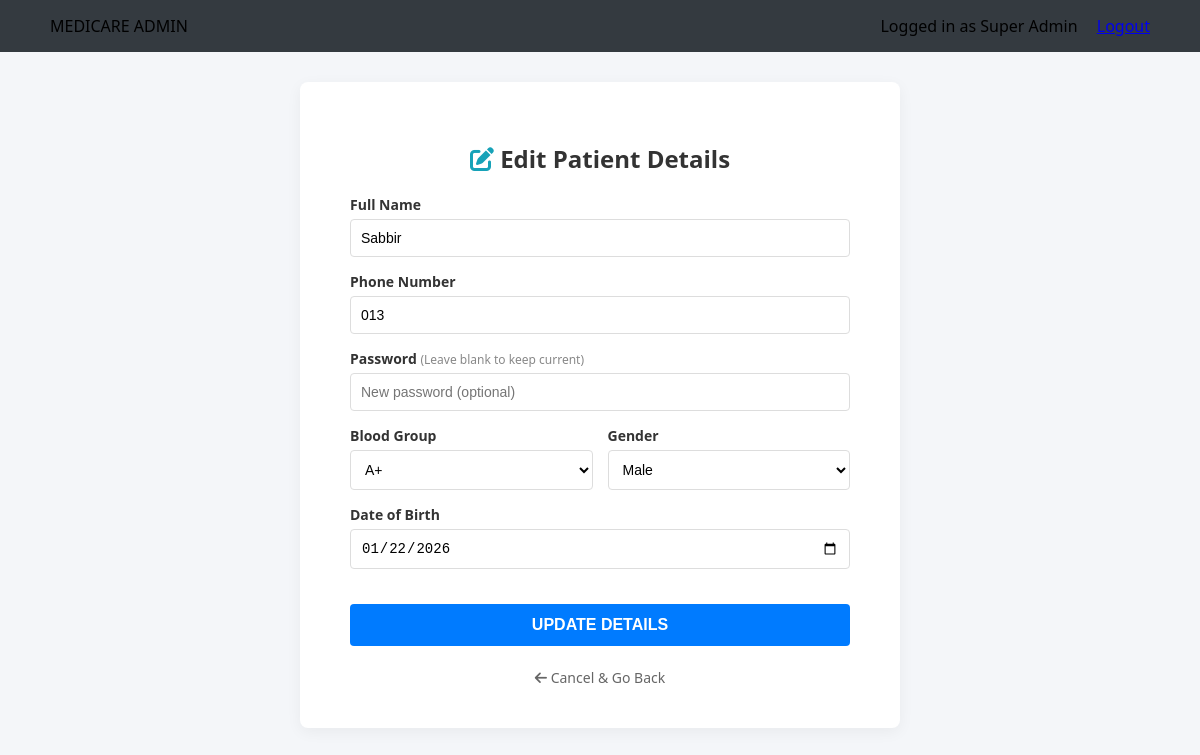
Page /php/admin_patient_form.php?id=4 (signed in) on the committed database.
### tables this page shows
CREATE TABLE `users` (
  `id` int(11) NOT NULL,
  `full_name` varchar(100) DEFAULT NULL,
  `phone` varchar(20) NOT NULL,
  `password` varchar(255) NOT NULL,
  `blood_group` varchar(10) DEFAULT NULL,
  `gender` varchar(10) DEFAULT NULL,
  `dob` date DEFAULT NULL,
  `medical_history` text DEFAULT NULL,
  `role` enum('user','admin') DEFAULT 'user',
  `created_at` timestamp NOT NULL DEFAULT current_timestamp()
);

### php/admin_patient_form.php (the view, shortened to what this page needs)
<?php
include 'db_connect.php';
$name = "";
$phone = "";
$blood = "";
$gender = "";
$dob = "";
$edit_mode = false;
if (isset($_GET['id'])) {
    $edit_mode = true;
    $id = $_GET['id'];
    $res = mysqli_query($conn, "SELECT * FROM users WHERE id=$id");
    if(mysqli_num_rows($res) > 0) {
        $row = mysqli_fetch_assoc($res);
        $name = $row['full_name'];
        $phone = $row['phone'];
        $blood = $row['blood_group'];
        $gender = $row['gender'];
        $dob = $row['dob'];
    }
}
?>
<!DOCTYPE html>
<html>
<head>
     <link rel="stylesheet" href="../css/admin_patient_form.css">
      <link rel="stylesheet" href="../css/global.css">
    <link rel="stylesheet" href="https://cdnjs.cloudflare.com/ajax/libs/font-awesome/6.0.0/css/all.min.css">
</head>
<body style="background-color: #f4f6f9;">
    <div class="navbar navbar-admin">
        <div class="brand">MEDICARE ADMIN</div>
        <div class="user-menu">
            <span class="admin-status-text">Logged in as Super Admin</span>
            <a href="logout.php" class="logout-link">Logout</a>
        </div>
    </div>
    <div class="register-box">
        <h2 style="color: #333; margin-bottom: 20px;">
            <?php if($edit_mode): ?>
                <i class="fa fa-edit" style="color:#17a2b8;"></i> Edit Patient Details
            <?php else: ?>
                <i class="fa fa-user-plus" style="color:#007bff;"></i> Register New Patient
            <?php endif; ?>
        </h2>
        <form method="POST">
            <div class="form-group">
                <label>Full Name</label>
                <input type="text" name="name" value="<?php echo $name; ?>" placeholder="Enter patient name" required>
            </div>
            <div class="form-group">
                <label>Phone Number</label>
                <input type="text" name="phone" value="<?php echo $phone; ?>" placeholder="Enter mobile number" required>
            </div>
            <div class="form-group">
                <label>
                    Password
                    <?php if($edit_mode) echo '<span style="font-weight:normal; color:#888; font-size:12px;">(Leave blank to keep current)</span>'; ?>
                </label>
                <input type="password" name="password" placeholder="<?php echo $edit_mode ? 'New password (optional)' : 'Create password'; ?>" <?php if(!$edit_mode) echo 'required'; ?>>
            </div>
            <div class="form-row">
                <div class="form-group col-half">
                    <label>Blood Group</label>
                    <select name="blood" class="filter-select" style="width:100%;">
                        <option value="A+" <?php if($blood=='A+') echo 'selected'; ?>>A+</option>
                    </select>
                </div>
                <div class="form-group col-half">
                    <label>Gender</label>
                    <select name="gender" class="filter-select" style="width:100%;">
                        <option value="Male" <?php if($gender=='Male') echo 'selected'; ?>>Male</option>
                    </select>
                </div>
            </div>
            <div class="form-group">
                <label>Date of Birth</label>
                <input type="date" name="dob" value="<?php echo $dob; ?>" required>
            </div>
            <button type="submit" name="save_patient" class="btn-login-submit">
                <?php echo $edit_mode ? 'UPDATE DETAILS' : 'CREATE ACCOUNT'; ?>
            </button>
            <div style="margin-top: 20px;">
                <a href="admin_patients.php" style="color: #666; text-decoration: none; font-size: 14px;">
                    <i class="fa fa-arrow-left"></i> Cancel & Go Back
                </a>
            </div>
        </form>
    </div>
</body>
</html>

### css/admin_patient_form.css (style rules this page uses)
.register-box { background: white; padding: 40px 50px; width: 100%; max-width: 600px; border-radius: 8px; box-shadow: 0 4px 15px rgba(0,0,0,0.05); margin: 30px auto; text-align: center; }
.form-group { text-align: left; margin-bottom: 15px; }
.form-group label { display: block; font-weight: bold; font-size: 14px; color: #333; margin-bottom: 5px; }
.form-group input, select { width: 100%; padding: 10px; border: 1px solid #ddd; border-radius: 4px; font-size: 14px; background: white; }
.form-row { display: flex; gap: 15px; flex-wrap: wrap; }
.col-half { flex: 1; min-width: 120px; }
.btn-login-submit { width: 100%; padding: 12px; background: #007bff; color: white; border: none; border-radius: 4px; font-size: 16px; font-weight: bold; cursor: pointer; margin-top: 20px; transition: background 0.2s; }

### css/global.css (style rules this page uses)
* { box-sizing: border-box; }
body { margin: 0; font-family: 'Segoe UI', Tahoma, Geneva, Verdana, sans-serif; background-color: #f8f9fa; }
.navbar { background-color: #007bff; padding: 15px 50px; display: flex; justify-content: space-between; align-items: center; }
.navbar-admin { background-color: #343a40 !important; }
.logout-link { margin-left: 15px; }

### rows in the picture
users: name "Sabbir", phone "013", blood "A+", gender "Male", dob "01/22/2026"
